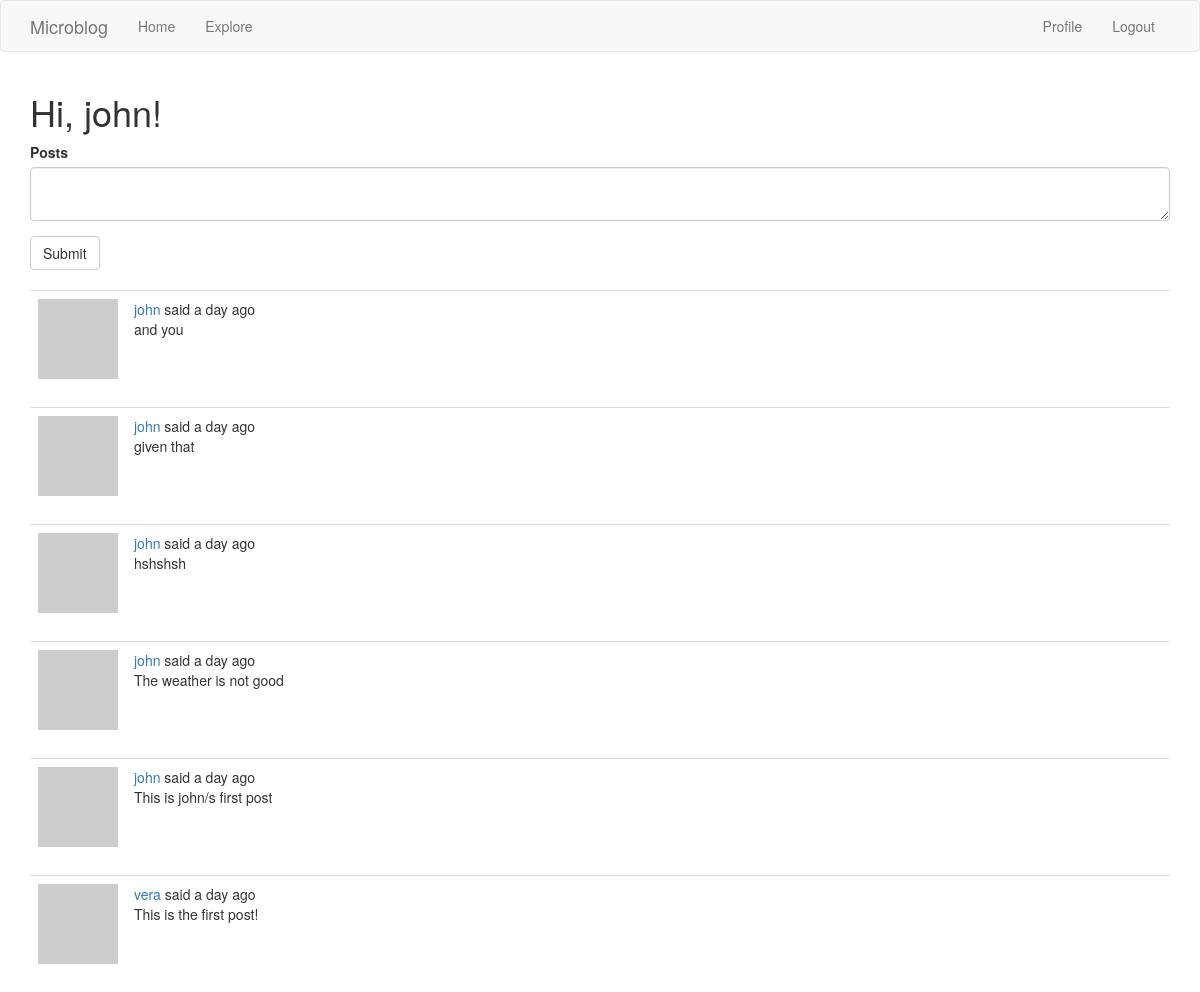
The page /index (signed in) on the database its author committed.
### app/models.py (models this page shows, shortened)
class User(UserMixin, db.Model):
    id = db.Column(db.Integer,primary_key = True)
    username = db.Column(db.String(64),index=True,unique=True)
    email = db.Column(db.String(120),index=True,unique=True)
    password_hash = db.Column(db.String(128))
    posts = db.relationship('Post',backref='author',lazy='dynamic')
    about_me = db.Column(db.String(128))
    last_seen = db.Column(db.DateTime, default=datetime.utcnow())
    followed = db.relationship(
        'User', secondary=followers,
        primaryjoin=(followers.c.follower_id == id),
        secondaryjoin=(followers.c.followed_id == id),
        backref=db.backref('followers', lazy='dynamic'), lazy='dynamic')
    def avatar(self, size):
        digest = md5(self.email.lower().encode('utf-8')).hexdigest()
        return 'https://www.gravatar.com/avatar/{}?d=identicon&s={}'.format(digest, size)
    def followed_posts(self):
        followed = Post.query.join(
            followers, (followers.c.followed_id == Post.user_id)).filter(
                followers.c.follower_id == self.id)
        own = Post.query.filter_by(user_id=self.id)
        return followed.union(own).order_by(Post.timestamp.desc())

class Post(db.Model):
    id = db.Column(db.Integer,primary_key=True)
    body = db.Column(db.String(128))
    timestamp = db.Column(db.DateTime,index=True,default=datetime.utcnow)
    user_id = db.Column(db.Integer,db.ForeignKey('user.id'))

### app/routes.py (the view)
@app.route('/', methods=["GET","POST"])
@app.route('/index', methods=["GET","POST"])
@login_required
def index():
    form = PostForm()
    if form.validate_on_submit():
        post = Post(body=form.post.data,author=current_user)
        db.session.add(post)
        db.session.commit()
        flash("You post has been added.")
        return redirect(url_for('index'))
    page = request.args.get('page',1,type=int)
    posts = current_user.followed_posts().paginate(page,app.config['POSTS_PER_PAGE'],False)
    next_url = url_for('index',page=posts.next_num) if posts.has_next else None
    prev_url = url_for('index',page=posts.pre_num) if posts.has_prev else None
    return render_template('index.html',title='Home',form=form, posts=posts.items,nex_url=next_url,prev_url=prev_url)

### app/forms.py
class PostForm(FlaskForm):
    post = TextAreaField('Posts', validators=[DataRequired(),Length(min=1,max=140)])
    submit = SubmitField('Submit')

### app/models.py (called while the page is built)
@login.user_loader
def load_user(id):
    return User.query.get(int(id))

### app/routes.py (called while the page is built)
@app.before_request
def before_request():
    if current_user.is_authenticated:
        current_user.last_seen = datetime.utcnow()
        db.session.commit()

### app/templates/index.html (shortened to what this page needs)
{% extends "base.html" %}
{% import "bootstrap/wtf.html" as wtf %}
{% block app_content %}
    <h1>Hi, {{current_user.username}}!</h1>
    {% if form %}
    {{wtf.quick_form(form) }}
    <br>
    {% endif %}
    {% for post in posts %}
        {% include '_post.html' %}
    {% endfor %}
{% endblock %}

### app/templates/_post.html
<table class="table table-hover">
    <tr>
        <td width="70px">
            <a href="{{ url_for('user',username=post.author.username) }}">
                <img src="{{post.author.avatar(36)}}">
            </a>
        </td>
        <td>
            <a href="{{url_for('user',username=post.author.username)}}">
                {{post.author.username}}
            </a>
            said {{ moment(post.timestamp).fromNow() }}
            <br>{{post.body}}
        </td>
    </tr>
</table>

### rows shown on the page
User: username "john"
Post: author.username "john", timestamp "a day ago", body "and you"
Post: author.username "john", timestamp "a day ago", body "given that"
Post: author.username "john", timestamp "a day ago", body "hshshsh"
Post: author.username "john", timestamp "a day ago", body "The weather is not good"
Post: author.username "john", timestamp "a day ago", body "This is john/s first post"
Post: author.username "vera", timestamp "a day ago", body "This is the first post!"
